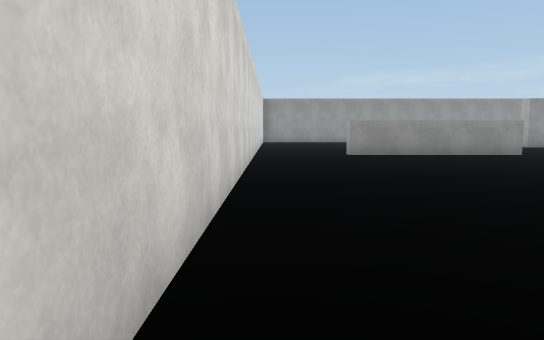
View 1 (above)

24 first-person views from a walk through a scene from a Unity 3-D project. The camera is 1.5 m above the floor, tilts 6° down and sees 70° across. The floor is counted in squares, 2 m on a side. Each view is taken from the middle of a square. On the plan, view 1 faces up. The plan holds only what a view shows up to about 12 squares ahead; the rest is blank. The place goes on beyond the plan. The player is left out. Some animated figures are left out. Surface patterns are stand-ins for the level's own textures.

View 2
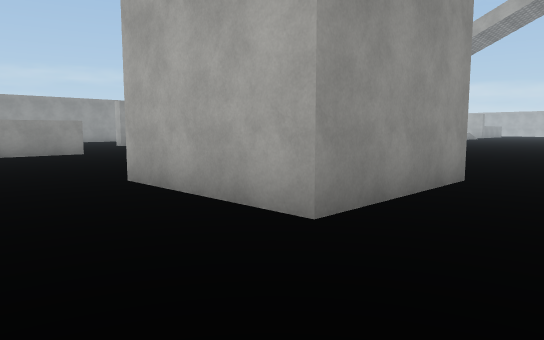

View 3
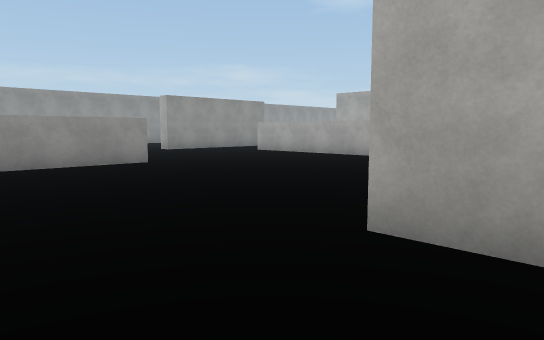

View 4
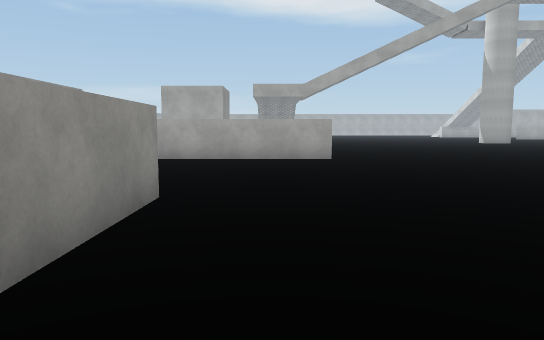

View 5
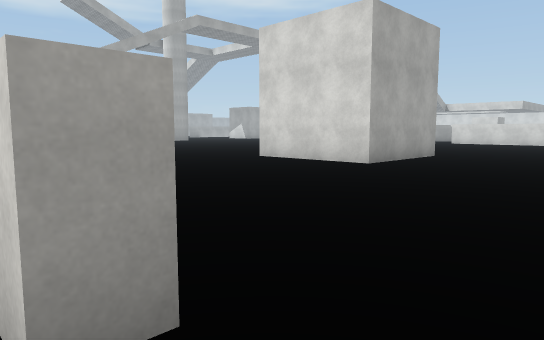

View 6
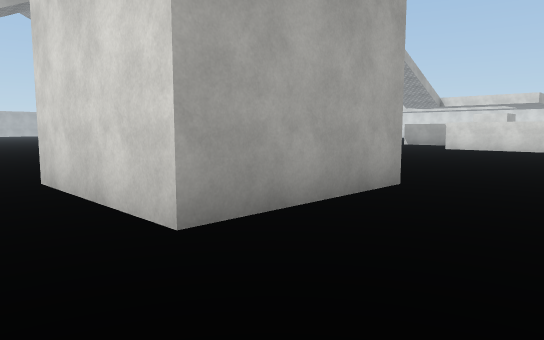

View 7
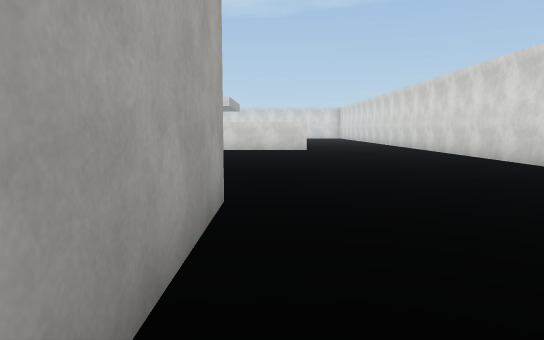

View 8
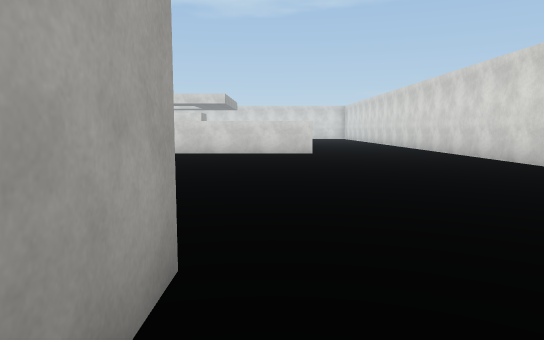

View 9
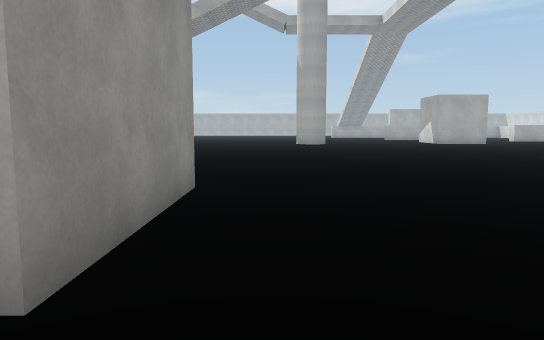

View 10
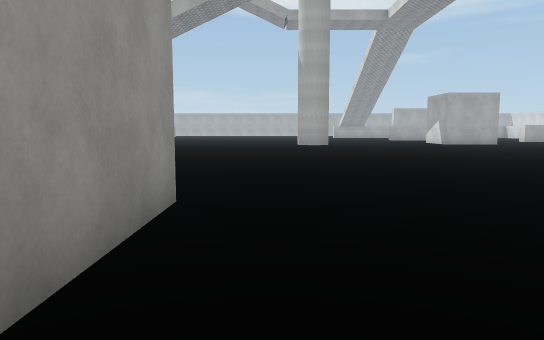

View 11
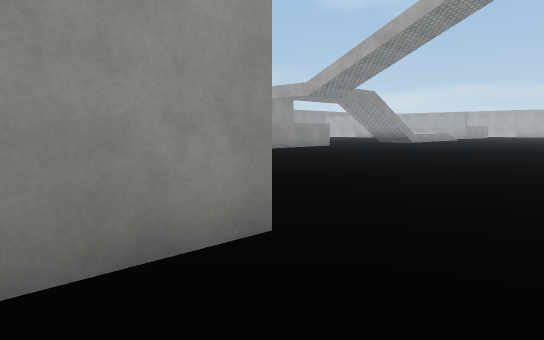

View 12
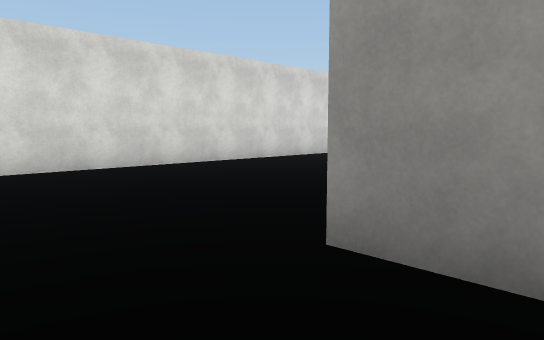

View 13
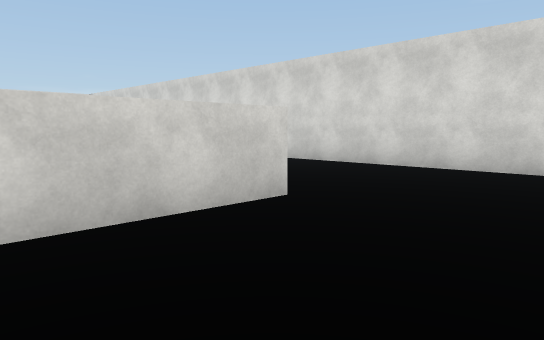

View 14
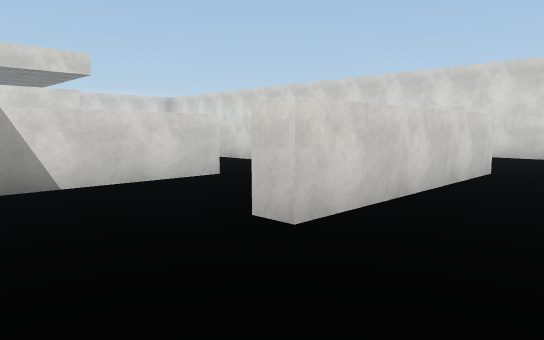

View 15
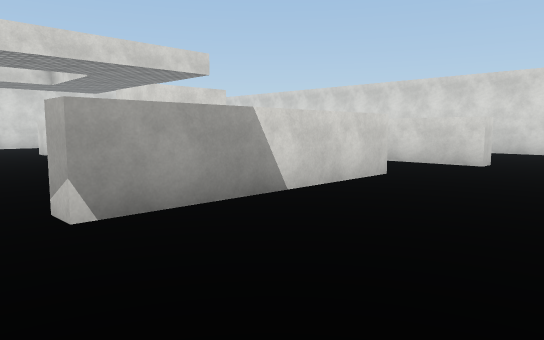

View 16
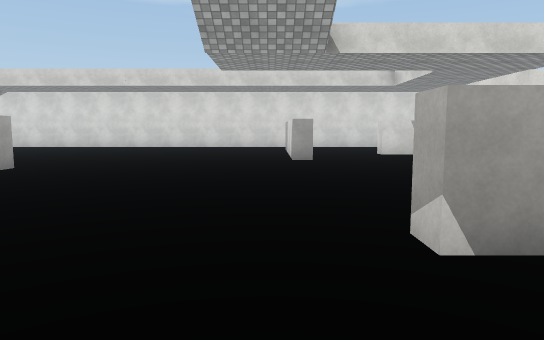

View 17
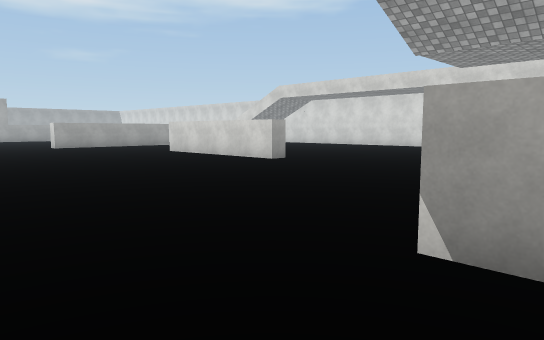

View 18
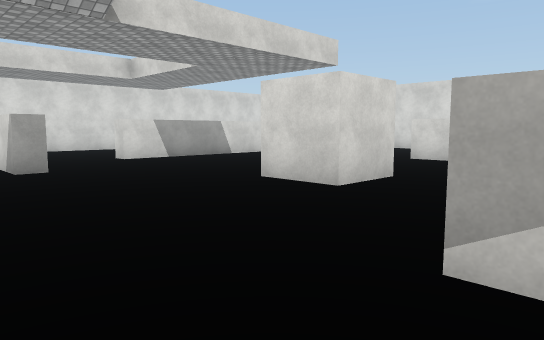

View 19
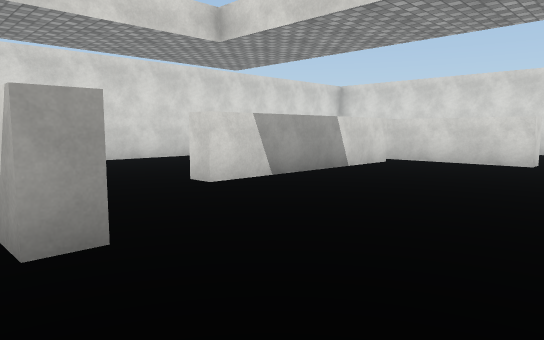

View 20
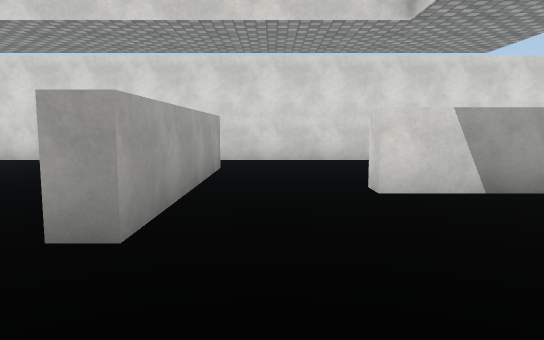

View 21
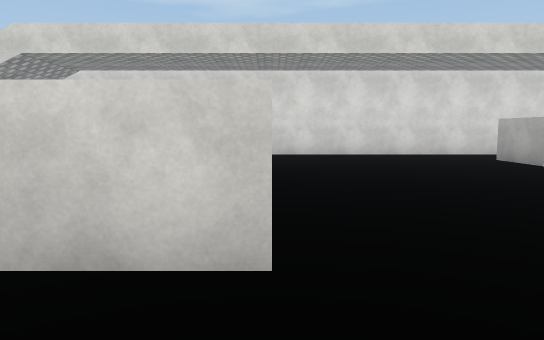

View 22
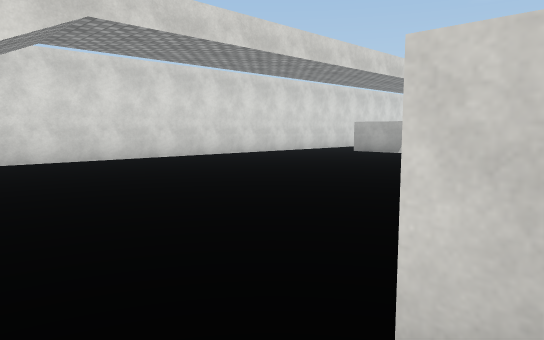

View 23
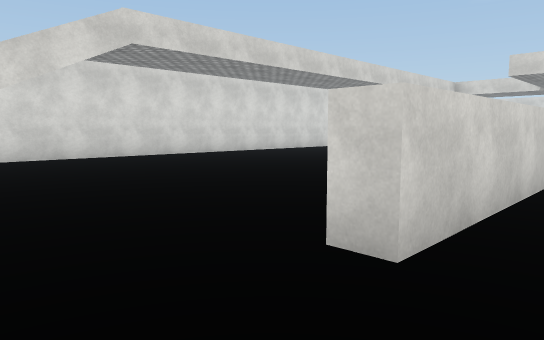

View 24
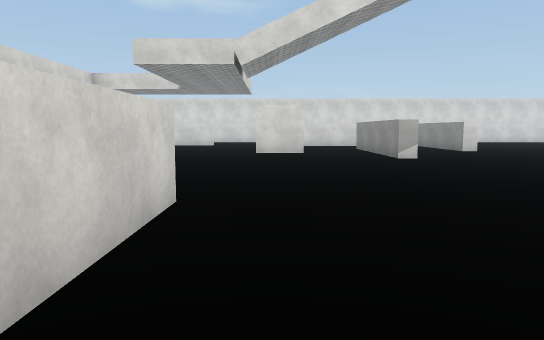

### Floor plan
Points are (right, up) in squares from view 1. A wall is a line through its corners. A room is listed if a view was taken in it or the views show most of it. See-through windows are left out.
Room 1 (views 1, 2, 3, 4, 5, 6, 7, 8, 9, 10, 11, 12, 13, 14, 15, 16, 17, 18, 19, 20, 21, 22, 23, 24)
walls: (6.9, -12.2) (12, -12.2) (12, -12.7) (10, -12.7); (9.1, 1) (5.5, 1) (5.5, 4.5) (9, 4.5); (3.6, -9) (8.7, -9) (8.7, -9.5); (4, -11.5) (4.5, -11.5) (4.5, -16.5); (18, -17.5) (18, -17) (23, -17) (23, -17.5); (-0.5, -2.8) (-0.5, -13); (3.5, -18.7) (4, -18.7) (4, -22); (12.8, 8.5) (12.8, 12.9); (4.7, -21.5) (9.7, -21.5) (9.7, -22); (12, -24.5) (12, -19.5) (12.5, -19.5) (12.5, -24.5); (7.4, 11.2) (2.2, 11.2) (2.2, 11.7) (2.6, 11.7); (6.8, -26.5) (23.2, -26.5); (-0.5, 11.6) (-0.5, 0.2)
ways out: gap at (5, -22)
objects: box (9, -16) to (9, -15)

Where each view was taken, in squares from view 1:
view 1: 0 up, 0 right, facing up
view 2: 1 down, 3 right, facing up-right
view 3: 3 up, 3 right, facing up-right
view 4: 10 up, 3 right, facing right
view 5: 12 up, 1 right, facing down-right
view 6: 6 up, 3 right, facing down-right
view 7: 5 up, 5 right, facing down
view 8: 3 up, 5 right, facing down
view 9: 0 up, 4 right, facing right
view 10: 0 up, 5 right, facing right
view 11: 1 down, 7 right, facing up-right
view 12: 1 down, 7 right, facing up-left
view 13: 6 down, 7 right, facing down-left
view 14: 7 down, 11 right, facing down-left
view 15: 9 down, 13 right, facing down-left
view 16: 10 down, 13 right, facing down
view 17: 10 down, 11 right, facing down-right
view 18: 12 down, 14 right, facing down-left
view 19: 17 down, 13 right, facing down-left
view 20: 17 down, 11 right, facing down
view 21: 15 down, 18 right, facing down
view 22: 17 down, 24 right, facing down-left
view 23: 16 down, 25 right, facing down-left
view 24: 16 down, 22 right, facing left
